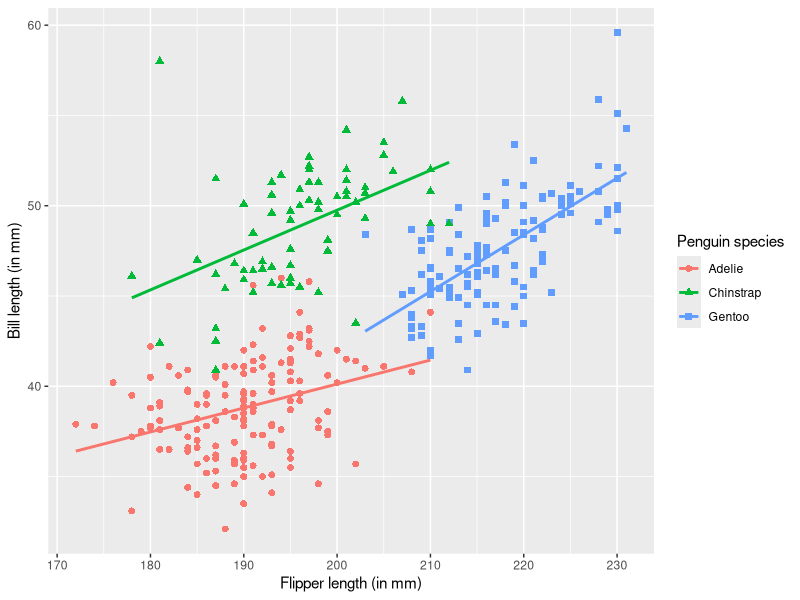

R code for this plot: (Note: this script raises an error after producing the figure.)
## ---- chunk 1
knitr::opts_chunk$set(echo = FALSE)

library(here)
## ---- chunk 2
library(tidyverse)
library(palmerpenguins)
library(rmarkdown)

paged_table(penguins, options = list(rows.print = 50))
## ---- chunk 3
ggplot(penguins, aes(flipper_length_mm, bill_length_mm, 
                     color = species, pch = species)) +
  geom_point(size = 2) +
  geom_smooth(method = lm, se = FALSE) +
  labs(x = "Flipper length (in mm)", y = "Bill length (in mm)",
       color = "Penguin species",
       pch = "Penguin species")
## ---- chunk 4
knitr::include_graphics('https://upload.wikimedia.org/wikipedia/commons/0/01/R_terminal.jpg')
## ---- chunk 5
knitr::include_graphics(here('images', 'rstudio-panes.png'))
